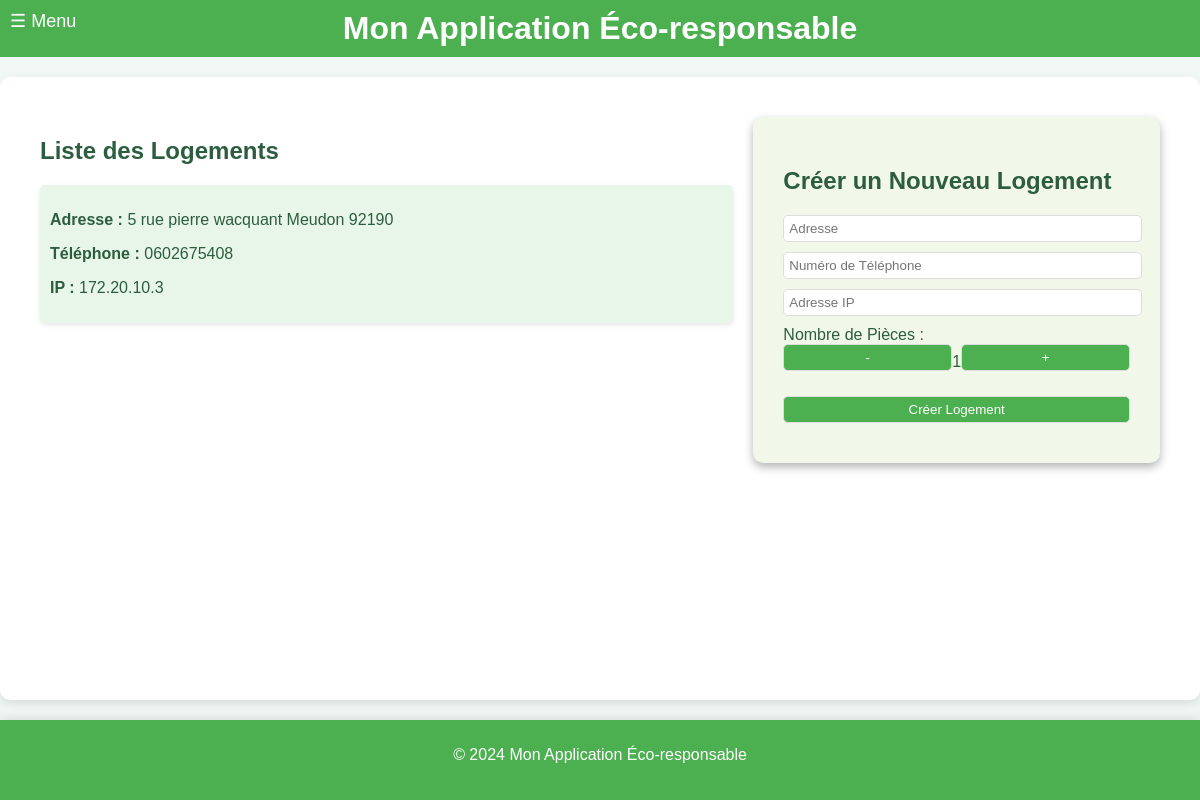
Page /logements on the earlier database version.
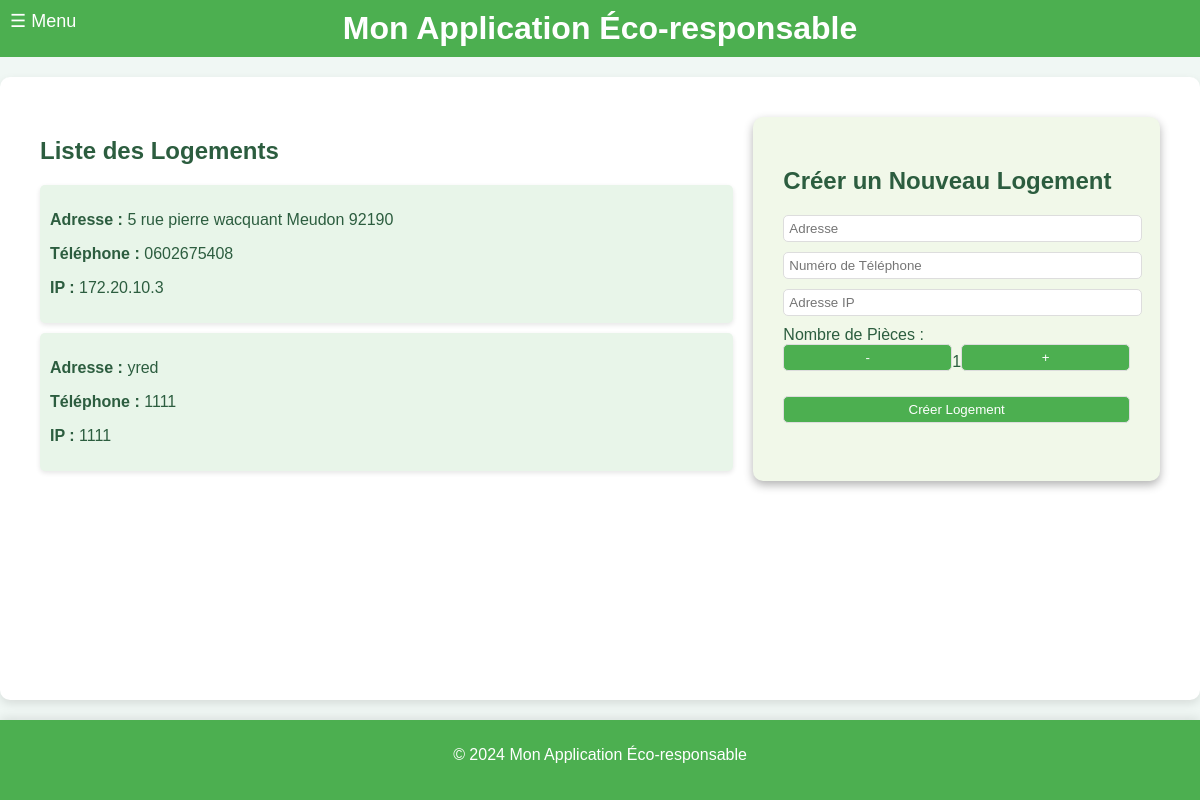
Same page on the later database version.
### tables this page shows
CREATE TABLE Housing (
housing_id INTEGER PRIMARY KEY, -- Identifiant unique pour chaque logement
address VARCHAR(255), -- Adresse du logement
phone_number VARCHAR(20), -- NumÃ©ro de contact pour le logement
ip_address VARCHAR(15), -- Adresse IP associÃ©e au logement
insert_date TIMESTAMP DEFAULT CURRENT_TIMESTAMP -- Horodatage de l'ajout de l'enregistrement
);

### main.py (the view)
@app.get("/logements", response_class=HTMLResponse)
def get_logements(request: Request):
    conn = get_db_connection()
    logements = conn.execute("SELECT * FROM Housing").fetchall()
    conn.close()
    logements_list = [dict(row) for row in logements]
    return templates.TemplateResponse("logements.html", {
        "request": request,
        "logements": logements_list
    })

### templates/logements.html (shortened to what this page needs)
{% extends "layout.html" %}
{% block content %}
<div class="container">
    <div class="logement-list">
        <h2>Liste des Logements</h2>
        {% for logement in logements %}
        <div class="logement-item">
            <p><strong>Adresse :</strong> {{ logement.address }}</p>
            <p><strong>Téléphone :</strong> {{ logement.phone_number }}</p>
            <p><strong>IP :</strong> {{ logement.ip_address }}</p>
        </div>
        {% endfor %}
    </div>
    <div class="form-container">
        <h2>Créer un Nouveau Logement</h2>
        <form method="POST" action="/logements">
            <input type="text" name="address" placeholder="Adresse" required>
            <input type="text" name="phone_number" placeholder="Numéro de Téléphone" required>
            <input type="text" name="ip_address" placeholder="Adresse IP" required>
            <label>Nombre de Pièces :</label>
            <div class="counter">
                <button type="button" onclick="decrementRooms()">-</button>
                <span id="roomCounter">1</span>
                <button type="button" onclick="incrementRooms()">+</button>
            </div>
            <button type="submit">Créer Logement</button>
        </form>
    </div>
</div>
{% endblock %}

Differences in the rows shown:
added Housing: address "yred", phone_number "1111", ip_address "1111"
